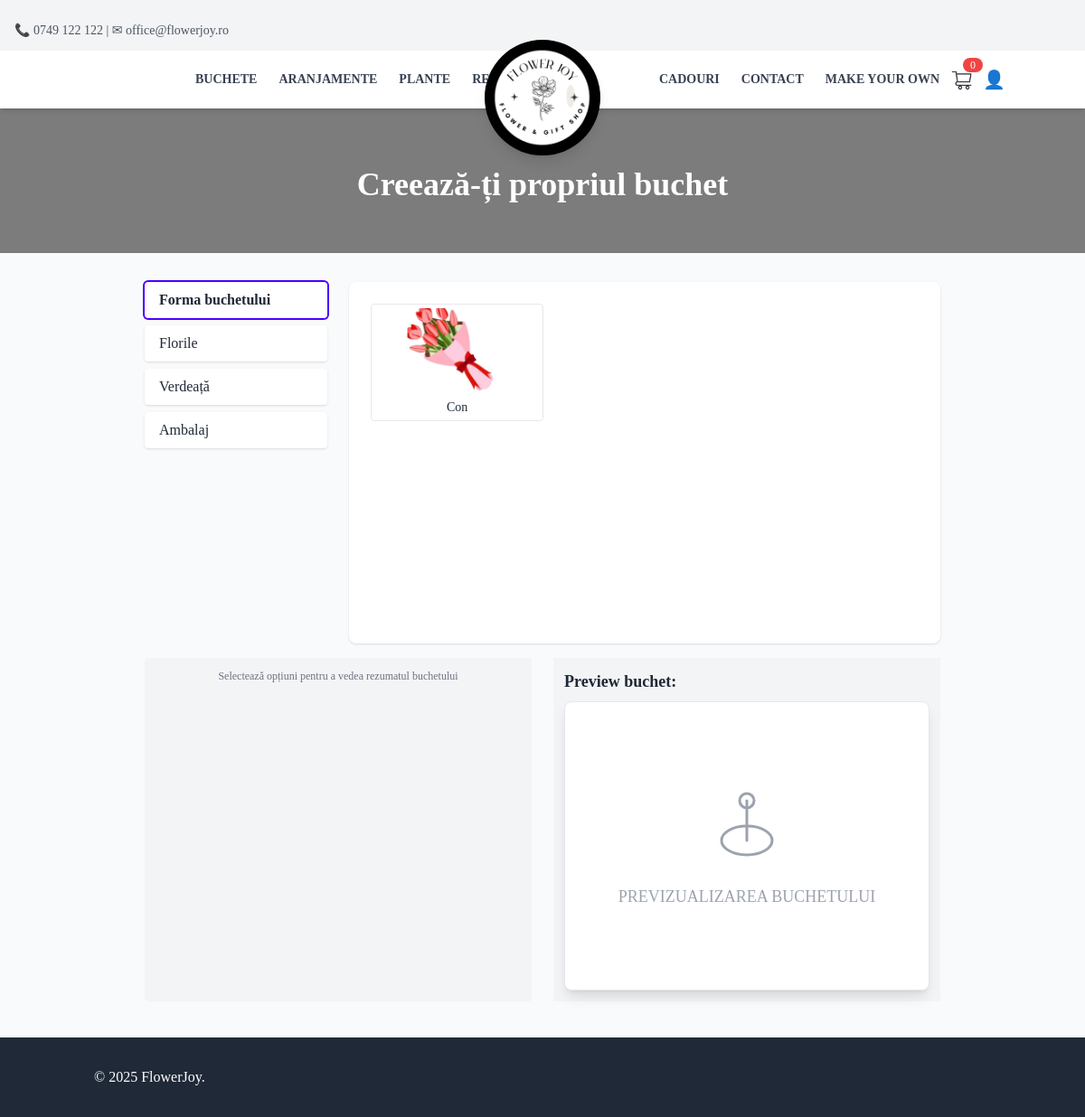
The app's page /custom-bouquet/ with its own data.
### App/models.py (models this page shows, shortened)
class BouquetShape(models.Model):
    name = models.CharField(max_length=100)
    image = models.ImageField(upload_to='bouquet_shapes/')

### App/views.py (the view)
# urls.py: path('custom-bouquet/', custom_bouquet_builder, name='custom_bouquet_builder'),
def custom_bouquet_builder(request):
    shape = BouquetShape.objects.all()
    wrapping = WrappingPaper.objects.filter(in_stock=True).prefetch_related("color_variants__color")
    greenery = Greenery.objects.all()
    flower = Flower.objects.all()
    return render(request, "custom_bouquet_builder.html", {
            "shapes": shape,
            "wrappings": wrapping,
            "greens": greenery,
            "flowers": flower,
        })

### App/models.py (called while the page is built)
    @property
    def in_stock(self):
        return self.quantity > 0

### App/templates/partials/custom_bouquet_builder.html (shortened to what this page needs)
{% extends "base.html" %}
{% block content %}
<section class="relative w-full h-56 bg-cover bg-center mt-14" style="background-image: url('/static/bannerCart.jpg');">
    <div class="container mx-auto px-4 py-16 relative z-10 text-white">
        <h1 class="text-4xl font-bold text-center mt-16">Creează-ți propriul buchet</h1>
    </div>
</section>
<section class="pt-8 bg-gray-50 h-full mb-10">
    <div class="container mx-auto px-2 max-w-4xl">
        <div class="grid grid-cols-12 gap-6">
            <div class="col-span-3 space-y-2 sticky top-32">
                <button type="button" data-step-button="step-shape" onclick="showStep('step-shape')" class="step-button block w-full text-left px-4 py-2 bg-white rounded shadow hover:bg-primary/10">Forma buchetului</button>
                <button type="button" data-step-button="step-flowers" onclick="showStep('step-flowers')" class="step-button block w-full text-left px-4 py-2 bg-white rounded shadow hover:bg-primary/10">Florile</button>
                <button type="button" data-step-button="step-greenery" onclick="showStep('step-greenery')" class="step-button block w-full text-left px-4 py-2 bg-white rounded shadow hover:bg-primary/10">Verdeață</button>
                <button type="button" data-step-button="step-wrapping" onclick="showStep('step-wrapping')" class="step-button block w-full text-left px-4 py-2 bg-white rounded shadow hover:bg-primary/10">Ambalaj</button>
            </div>
            <form id="bouquet-form"
                hx-post="{% url 'create_custom_bouquet' %}"
                hx-target="#summary"
                hx-swap="innerHTML"
                hx-trigger="change, keyup delay:300ms from:input, select"
                class="col-span-9 bg-white p-6 rounded-lg shadow overflow-y-auto h-[calc(2*12rem+1rem)]">
                <div id="step-shape" class="step hidden space-y-8">
                    <div class="grid grid-cols-1 sm:grid-cols-2 md:grid-cols-3 gap-4">
                    {% for shape in shapes %}
                    <div class="relative">
                        <label for="shape_{{ shape.id }}"
                            class="cursor-pointer border rounded p-1 hover:shadow transition
                                    peer-checked:ring-2 peer-checked:ring-primary peer-checked:border-primary block">
                        <img src="{{ shape.image.url }}" alt="{{ shape.name }}" class="w-full h-24 object-cover rounded">
                        <p class="text-center mt-1 text-sm font-medium">{{ shape.name }}</p>
                        </label>
                    </div>
                    {% endfor %}
                    </div>
                </div>
        </div>
        <div class="flex flex-col md:flex-row gap-6 mt-4">
            <div id="summary" class="bg-gray-100 p-3 rounded md:w-1/2">
                <div class="text-gray-500 text-xs text-center">Selectează opțiuni pentru a vedea rezumatul buchetului</div>
            </div>
            <div  class="bg-gray-100 p-3 md:w-1/2 flex flex-col items-center">
              <h2 class="text-lg font-semibold mb-2 self-start">Preview buchet:</h2>
                  <div class="relative w-full max-w-2xl h-[20rem] flex items-center justify-center bg-white to-green-50 border rounded-lg shadow-lg overflow-hidden">
                      <div id="bouquet-preview-placeholder" class="absolute inset-0 flex flex-col items-center justify-center text-gray-400 pointer-events-none" style="display: none;">
                          <svg class="w-24 h-24 mb-4" fill="none" stroke="currentColor" stroke-width="1.5" viewBox="0 0 48 48">
                              <ellipse cx="24" cy="32" rx="14" ry="8" stroke="currentColor" fill="none"/>
                              <path d="M24 32V10" stroke="currentColor" stroke-linecap="round"/>
                              <circle cx="24" cy="10" r="4" stroke="currentColor" fill="none"/>
                          </svg>
                          <span class="text-lg">PREVIZUALIZAREA BUCHETULUI</span>
                      </div>
                  </div>
          </div>
        </div>
    </div>
</section>
{% endblock %}

### records on screen
BouquetShape: image (picture), name "Con"
